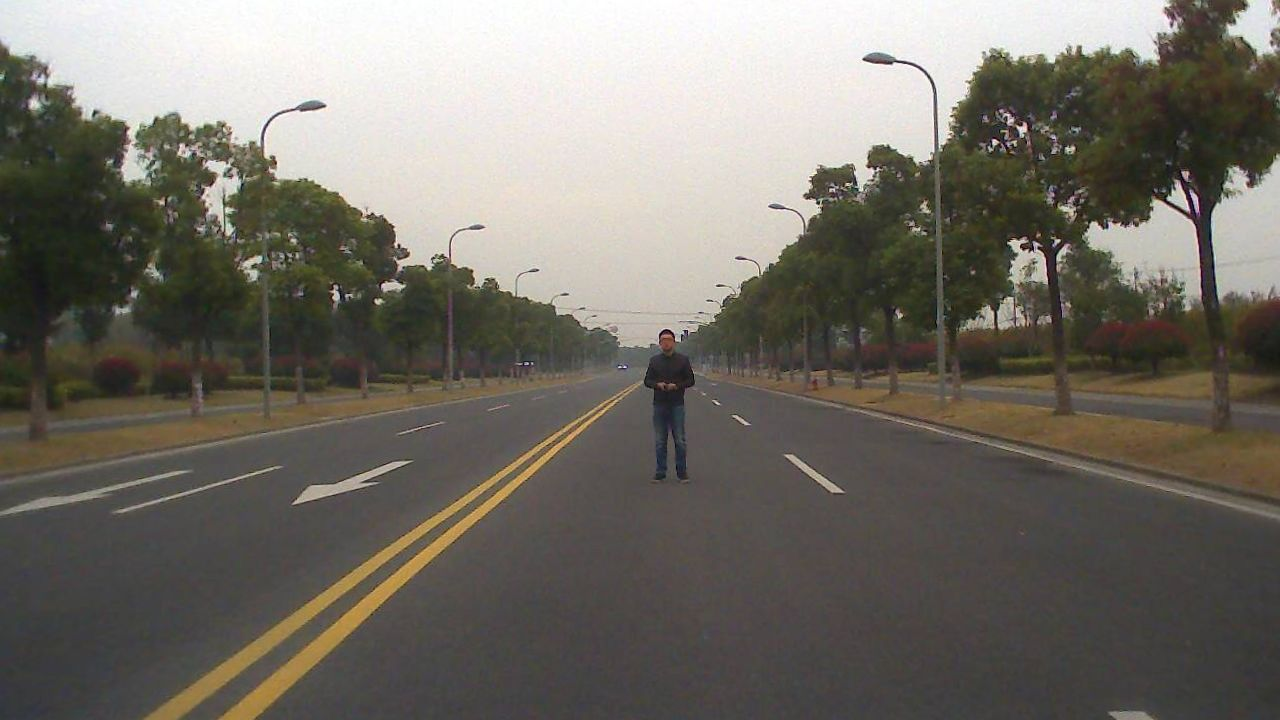
#> input picture pedestrian_ws/image.png, 1280 x 720 px
$ python -i laneline.py   (imports and definitions only)
#> lines starting #> are read from the running program, lines starting #| are printed output that depends on the picture; after the words box and inside, x2 and y2 are one past the last pixel; in counts of white or black regions, pixels touching at a corner belong together
import matplotlib.pyplot as plt
import matplotlib.image as mpimg
import numpy as np
import cv2
# [4 lines of commented-out code are left out]

ymin = 200

def laneline(image):
# Read in and grayscale the image
    #image = mpimg.imread('exit-ramp.jpg')
    #image = mpimg.imread('test_images/solidWhiteRight.jpg')
    gray = cv2.cvtColor(image,cv2.COLOR_RGB2GRAY)

    # Define a kernel size and apply Gaussian smoothing
    kernel_size = 5
    blur_gray = cv2.GaussianBlur(gray,(kernel_size, kernel_size),0)

    # Define our parameters for Canny and apply
    low_threshold = 50
    high_threshold = 150
    edges = cv2.Canny(blur_gray, low_threshold, high_threshold)
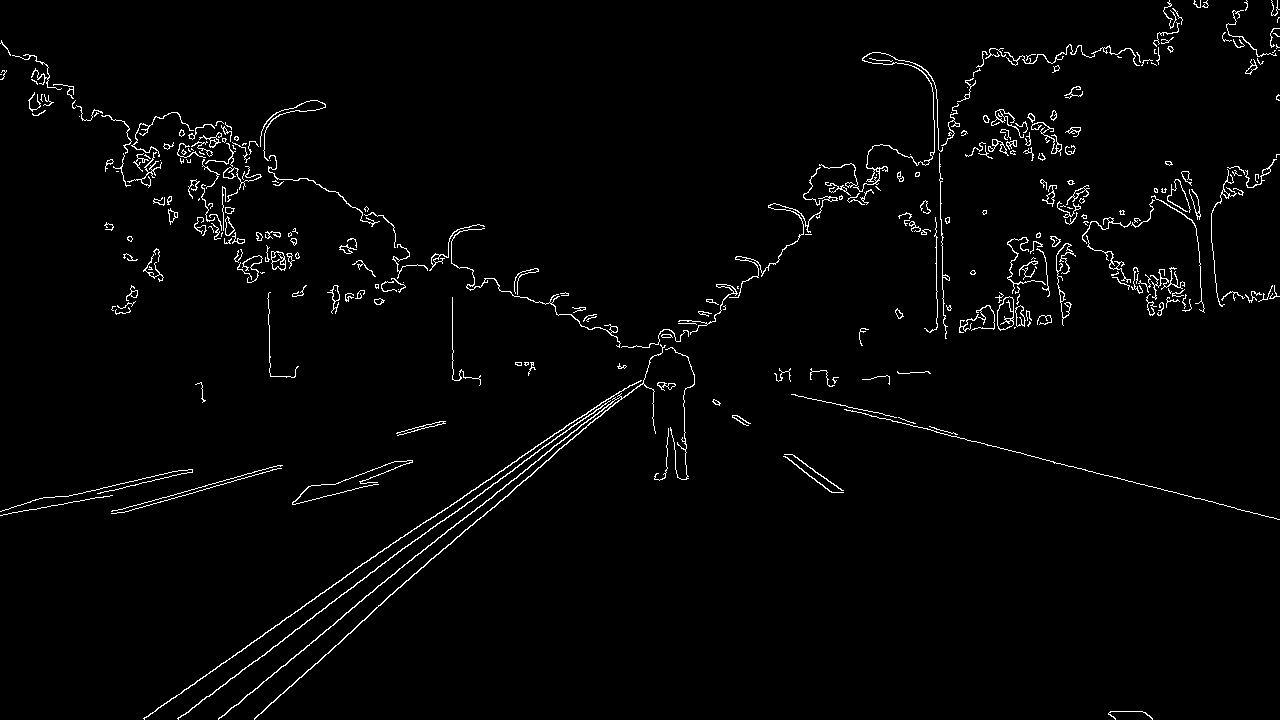
#> edges: shape (720, 1280); 2.1% white in thin lines or dots

    # Next we'll create a masked edges image using cv2.fillPoly()
    mask = np.zeros_like(edges)
    ignore_mask_color = 255

    # This time we are defining a four sided polygon to mask
    imshape = image.shape
#> imshape = (720, 1280, 3)

    vertices = np.array([[(0,imshape[0]),(300, ymin), (340, ymin), (imshape[1],imshape[0])]], dtype=np.int32)
    cv2.fillPoly(mask, vertices, ignore_mask_color)
#> mask: shape (720, 1280); 37.3% white; 1 white region, box (x1, y1, x2, y2) and area: (0, 200, 1280, 720) 343670
    masked_edges = cv2.bitwise_and(edges, mask)
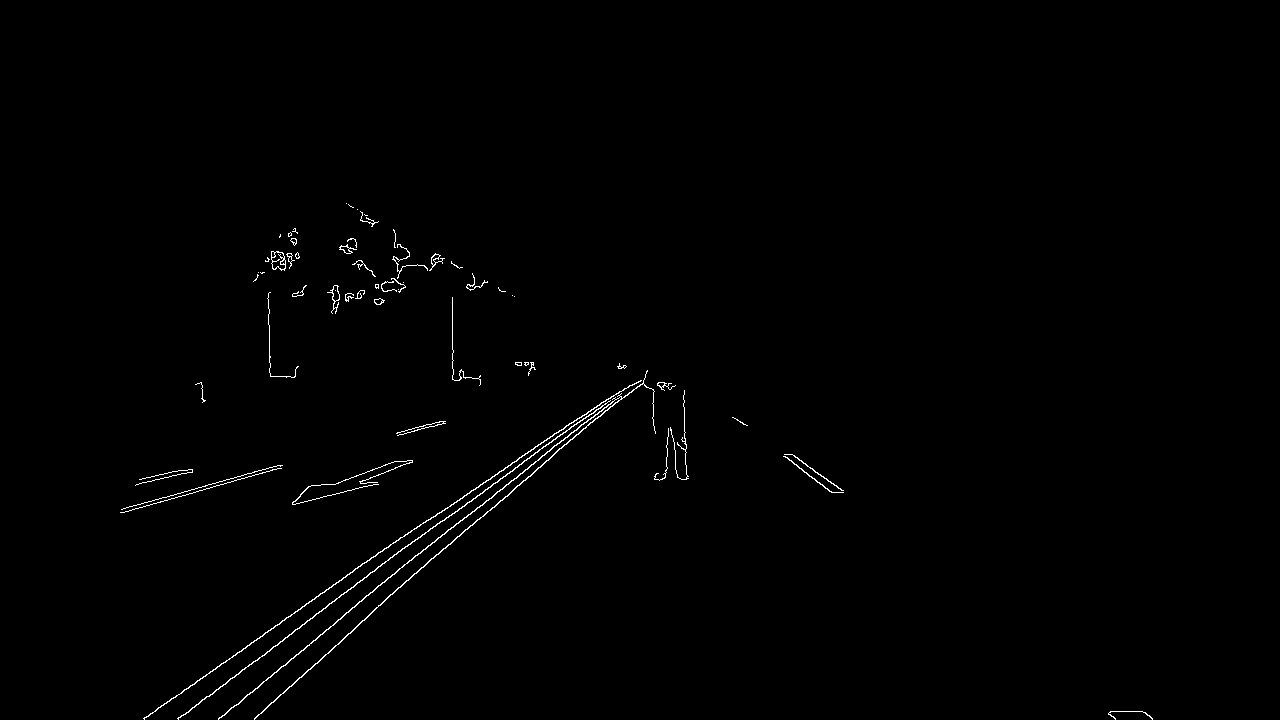
#> masked_edges: shape (720, 1280); 0.64% white in thin lines or dots, all inside (x1, y1, x2, y2) = (120, 203, 1153, 720)
    cv2.imshow("mask", masked_edges)
    cv2.waitKey(1)


    # Define the Hough transform parameters
    # Make a blank the same size as our image to draw on
    rho = 2 # distance resolution in pixels of the Hough grid
    theta = np.pi/180 # angular resolution in radians of the Hough grid
    threshold = 15     # minimum number of votes (intersections in Hough grid cell)
    min_line_length = 40 #minimum number of pixels making up a line
    max_line_gap = 20    # maximum gap in pixels between connectable line segments
    line_image = np.copy(image)*0 # creating a blank to draw lines on
#> line_image: shape (720, 1280, 3); every value is 0

    # Run Hough on edge detected image
    # Output "lines" is an array containing endpoints of detected line segments
    lines = cv2.HoughLinesP(masked_edges, rho, theta, threshold, np.array([]),
                                min_line_length, max_line_gap)
#> lines = 55 rows, first 6: [343, 577, 611, 396], [483, 516, 645, 376], [254, 719, 366, 618], [218, 718, 333, 625], [319, 635, 477, 507], [444, 520, 521, 464]

    # Iterate over the output "lines" and draw lines on a blank image

    '''
    slopenum = [0]

    for line in lines:
        for x1,y1,x2,y2 in line:
            slope=(y2-y1)/(x2-x1)
            for slope1 in slopenum:
                if (slope-slope1 < 20):
                    cv2.line(line_image, (x1, y1), (x2, y2), (255, 0, 0), 10)

                else:
                    cv2.line(line_image, (x1, y1), (x2, y2), (255, 0, 0), 10)
                    slopenum.append ( (y2-y1)/(x2-x1) )

    '''
    left=np.array([0,0])
    right=np.array([0,0])
    leftnum=0
    rightnum=0
    test_image = np.copy(image)

    #print(lines.shape[1])
    for line in lines:
        for x1,y1,x2,y2 in line:

            cv2.line(test_image, (x1, y1), (x2, y2), (255, 255, 0), 5)

            cv2.imshow("test",test_image)
            cv2.waitKey(1)

            '''
            fit_left = np.polyfit((x1, x2), (y1, y2), 1)

            if x1 > imshape[1]/2 and x2 > imshape[1]/2:


                if fit_left[0]>0.2 and fit_left[0]<0.9 :
                    left=left+fit_left
                    leftnum=leftnum+1
                    print "left: ",fit_left[0]

            elif x1 < imshape[1]/2 and x2 < imshape[1]/2:
                if fit_left[0]> -0.9 and fit_left[0]< -0.2 :
                    right=right+fit_left
                    rightnum=rightnum+1
                #print "right: ",fit_left[0]
            '''
#> this loop made 55 passes
#> pass 1, in laneline, `cv2.imshow("test",test_image)`:
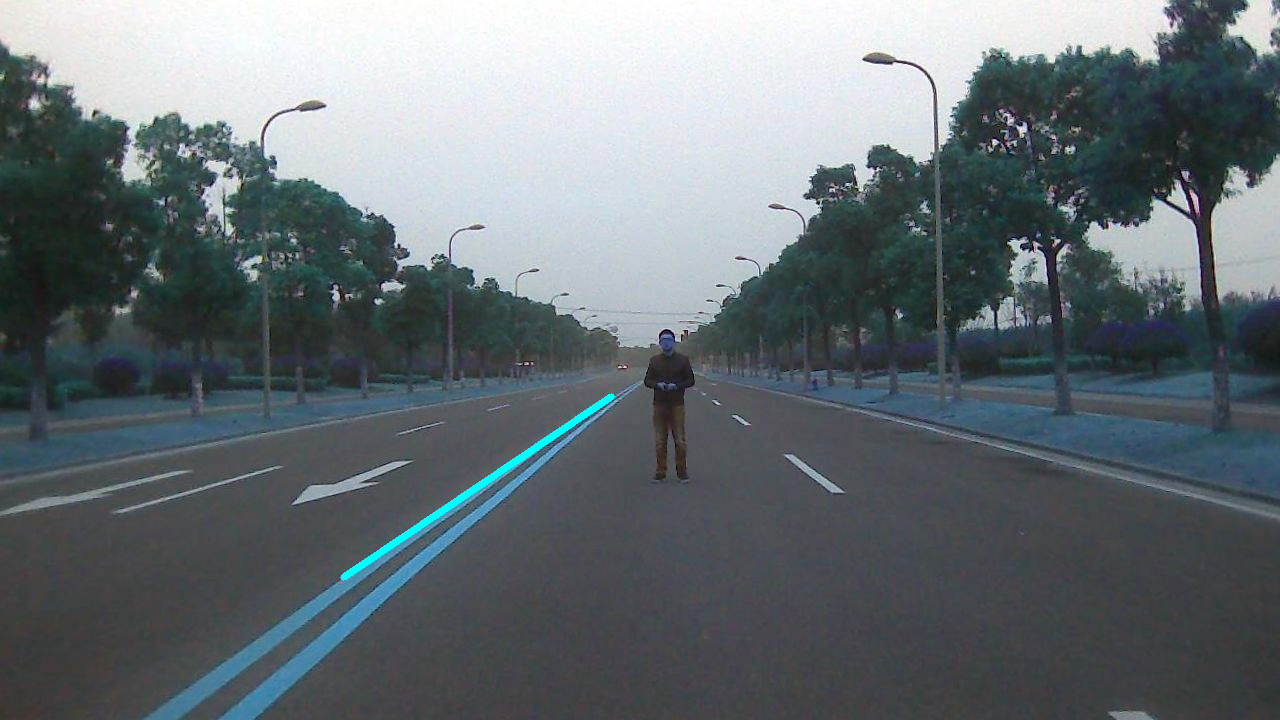
#> window 'test': shape (720, 1280, 3); mean B, G, R 115.7, 111.7, 102.9
#> after the loop:
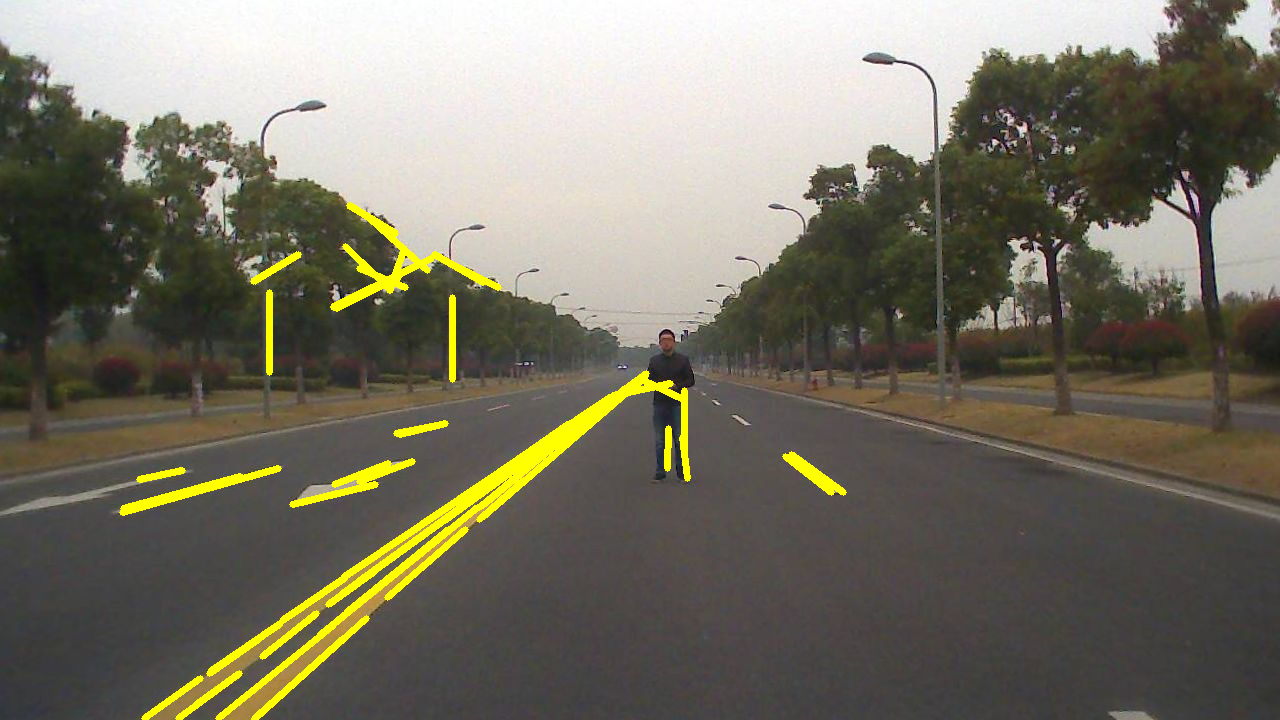
#> test_image: shape (720, 1280, 3); mean R, G, B 119, 115.3, 100.9
    left=left/leftnum
    right=right/rightnum

#> (the run stopped early here; a loop or call above may not have finished)
